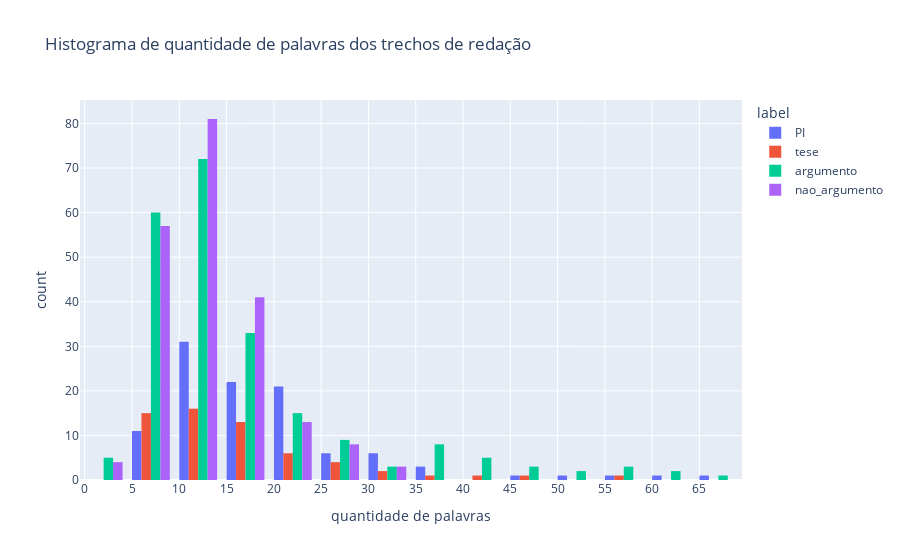

Here is the notebook cell this chart was saved with:
### Code cell
fig = px.histogram(all_indicators_df, x='len_text', color="label", nbins=20, labels={"len_text": "quantidade de palavras"}, title="Histograma de quantidade de palavras dos trechos de redação", barmode='group')
fig.update_xaxes(
    showgrid=True,
    dtick = 5
)
fig.show()

### Figure 1 — Plotly figure (JSON) as saved in the notebook; plotly's stock layout.template omitted (floating-point values rounded to 4 significant figures; data arrays with more than 128 entries replaced by an {"elided": "..."} marker saying what was removed)
{"data": [{"alignmentgroup": "True", "bingroup": "x", "hovertemplate": "label=PI<br>quantidade de palavras=%{x}<br>count=%{y}<extra></extra>", "legendgroup": "PI", "marker": {"color": "#636efa"}, "name": "PI", "nbinsx": 20, "offsetgroup": "PI", "orientation": "v", "showlegend": true, "type": "histogram", "x": [14, 24, 11, 27, 23, 10, 10, 26, 38, 53, 37, 18, 34, 20, 24, 6, 22, 21, 67, 34, 28, 17, 12, 34, 20, 16, 12, 7, 30, 56, 32, 29, 28, 13, 23, 11, 45, 36, 60, 18, 14, 7, 16, 20, 20, 13, 11, 11, 14, 18, 22, 9, 14, 12, 10, 31, 15, 13, 14, 7, 8, 20, 17, 18, 17, 13, 12, 15, 18, 22, 23, 14, 22, 15, 20, 20, 21, 18, 14, 11, 18, 19, 13, 7, 14, 28, 15, 10, 16, 9, 19, 20, 16, 17, 7, 8, 11, 15, 12, 10, 9, 22, 12, 23, 12], "xaxis": "x", "yaxis": "y"}, {"alignmentgroup": "True", "bingroup": "x", "hovertemplate": "label=tese<br>quantidade de palavras=%{x}<br>count=%{y}<extra></extra>", "legendgroup": "tese", "marker": {"color": "#EF553B"}, "name": "tese", "nbinsx": 20, "offsetgroup": "tese", "orientation": "v", "showlegend": true, "type": "histogram", "x": [16, 13, 26, 11, 19, 12, 28, 9, 37, 16, 12, 9, 22, 25, 28, 32, 9, 49, 16, 15, 41, 55, 17, 31, 21, 17, 12, 19, 5, 8, 12, 9, 7, 7, 10, 18, 10, 20, 21, 10, 8, 15, 17, 12, 11, 10, 21, 10, 12, 9, 9, 6, 10, 18, 14, 8, 15, 8, 7, 22], "xaxis": "x", "yaxis": "y"}, {"alignmentgroup": "True", "bingroup": "x", "hovertemplate": "label=argumento<br>quantidade de palavras=%{x}<br>count=%{y}<extra></extra>", "legendgroup": "argumento", "marker": {"color": "#00cc96"}, "name": "argumento", "nbinsx": 20, "offsetgroup": "argumento", "orientation": "v", "showlegend": true, "type": "histogram", "x": {"elided": "221 int values"}, "xaxis": "x", "yaxis": "y"}, {"alignmentgroup": "True", "bingroup": "x", "hovertemplate": "label=nao_argumento<br>quantidade de palavras=%{x}<br>count=%{y}<extra></extra>", "legendgroup": "nao_argumento", "marker": {"color": "#ab63fa"}, "name": "nao_argumento", "nbinsx": 20, "offsetgroup": "nao_argumento", "orientation": "v", "showlegend": true, "type": "histogram", "x": {"elided": "207 int values"}, "xaxis": "x", "yaxis": "y"}], "layout": {"barmode": "group", "legend": {"title": {"text": "label"}, "tracegroupgap": 0}, "title": {"text": "Histograma de quantidade de palavras dos trechos de redação"}, "xaxis": {"anchor": "y", "domain": [0, 1], "dtick": 5, "showgrid": true, "title": {"text": "quantidade de palavras"}}, "yaxis": {"anchor": "x", "domain": [0, 1], "title": {"text": "count"}}}}
